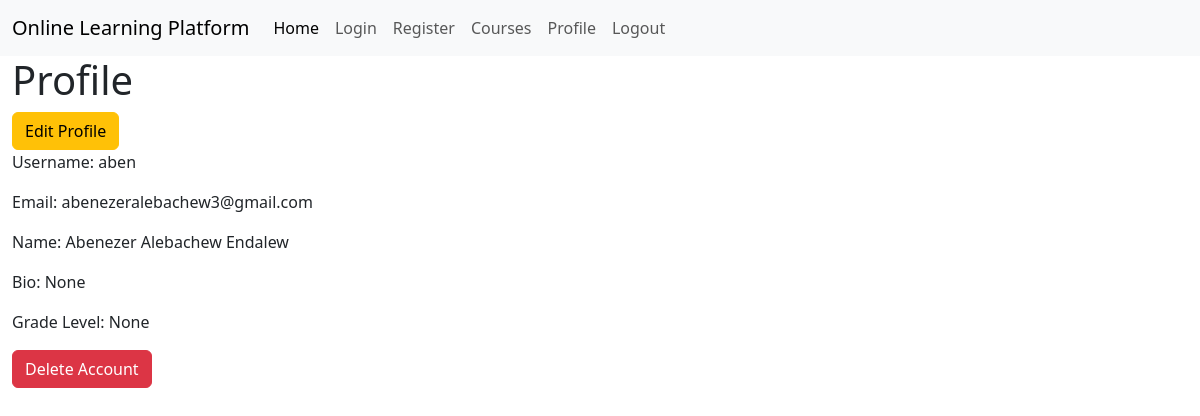
The page /profile (signed in) on the database as committed earlier.
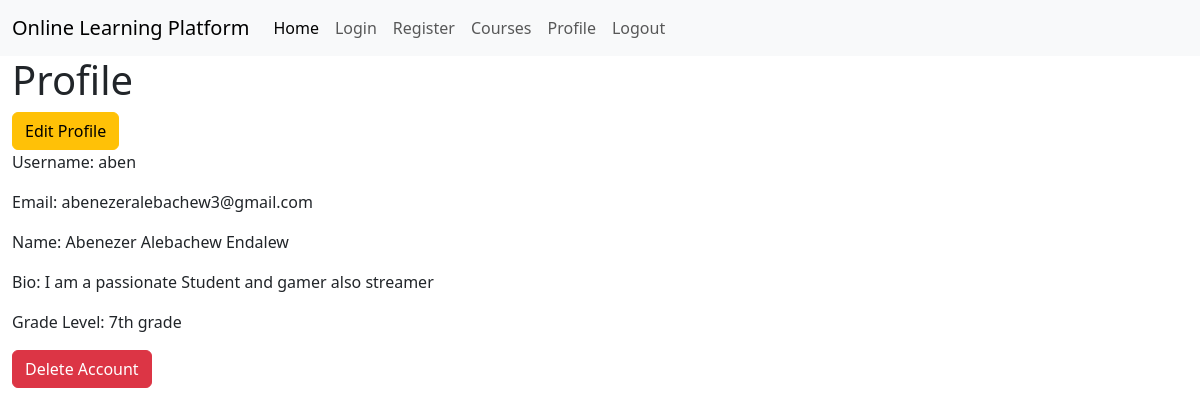
The same page on the database as committed later.
### app.py (models this page shows)
class User(db.Model, UserMixin):
    __tablename__ = 'users'
    id = db.Column(db.Integer, primary_key=True)
    email = db.Column(db.Text, unique=True, nullable=False)
    password = db.Column(db.Text, nullable=False)
    username = db.Column(db.Text, unique=True, nullable=True)
    role = db.Column(db.Text, nullable=False)
    name = db.Column(db.Text, nullable=True)
    def to_json(self):
        return {
            'id': self.id,
            'email': self.email,
            'username': self.username,
            'role': self.role,
            'name': self.name,
        }

class Student(db.Model):
    __tablename__ = 'students'
    id = db.Column(db.Integer, primary_key=True)
    user_id = db.Column(db.Integer, db.ForeignKey('users.id'), nullable=False)
    grade = db.Column(db.Text)
    bio = db.Column(db.Text)

### app.py (the view, shortened to what this page needs)
@app.route('/profile', methods=['GET', 'POST'])
@login_required
def profile():
    current_user_id = current_user.id
    user = User.query.filter_by(id=current_user_id).first()
    user = user.to_json()
    if user['role'] == 'teacher':
        teacher = Teacher.query.filter_by(user_id=current_user_id).first()
        role = 'teacher'
        user['bio'] = teacher.bio
        user['education'] = teacher.education
        user['experience'] = teacher.experience
    elif user['role'] == 'student':
        student = Student.query.filter_by(user_id=current_user_id).first()
        role = 'student'
        user['grade'] = student.grade
        user['bio'] = student.bio
    return render_template('profile.html', user=user, role=role)

### app.py (called while the page is built)
@login_manager.user_loader
def load_user(id):
    return User.query.filter_by(id=id).first()

### templates/profile.html (shortened to what this page needs)
{% extends "base.html" %}
{% block content %}
<h1>Profile</h1>
<a href="{{url_for('edit_profile')}}"><button class="btn btn-warning">Edit Profile</button></a>
<p>Username: {{ user.username }}</p>
<p>Email: {{ user.email }}</p>
<p>Name: {{ user.name }}</p>
<p>Bio: {{ user.bio }}</p>
{% if role == 'student' %}
<p>Grade Level: {{ user.grade }}</p>
{% endif %}
<form action="/profile" method="post">
    <input type="submit" value="Delete Account" class="btn btn-danger">
</form>
{% endblock %}

### templates/base.html (shortened to what this page needs)
<!DOCTYPE html>
<html>
<head>
    <link href="https://cdn.jsdelivr.net/npm/bootstrap@5.3.3/dist/css/bootstrap.min.css" rel="stylesheet"
>
</head>
<body>
    <nav class="navbar navbar-expand-lg bg-body-tertiary">
        <div class="container-fluid">
            <a class="navbar-brand" href="/">Online Learning Platform</a>
            <div class="collapse navbar-collapse" id="navbarSupportedContent">
                <ul class="navbar-nav me-auto mb-2 mb-lg-0">
                    <li class="nav-item">
                        <a class="nav-link active" aria-current="page" href="/">Home</a>
                    </li>
                    <li class="nav-item">
                        <a class="nav-link" href="/login">Login</a>
                    </li>
                    <li class="nav-item">
                        <a class="nav-link" href="/register">Register</a>
                    </li>
                    <li class="nav-item">
                        <a class="nav-link" href="/courses">Courses</a>
                    </li>
                    <li class="nav-item">
                        <a class="nav-link" href="/profile">Profile</a>
                    </li>
                    <a class="nav-link" href="{{ url_for('logout') }}">Logout</a>
                </ul>
            </div>
        </div>
    </nav>
    <div class="container-fluid">
        {% block content %}{% endblock %}
    </div>
</body>
</html>

Rows that differ between the two databases and show on the page:
now on this page (row edited): Student: bio "I am a passionate Student and gamer also streamer", grade "7th grade"
Other text that changed with them:
{{ user.bio }}: "None" → (not shown)
{{ user.grade }}: "None" → (not shown)
